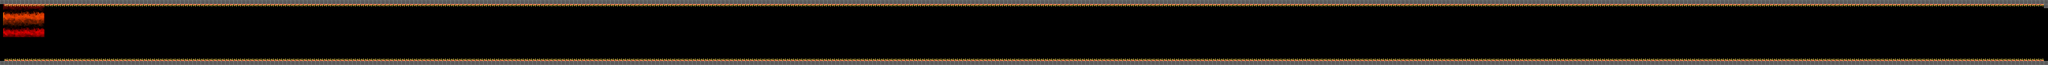

Rendered tile map (Tiled .tmx) drawn with the repository's tilesets; below, a short description and the map source with its tile grids summarised:
An orthogonal 500x16 tile map with 16x16 px tiles, 1 tile layer (edge tiles), 4 image layers and 253 objects (137x EnemyPig, 64x Crab3, 27x EnemyBoomer, 12x EnemyMeat, 4x Bomb, ...).

<map version="1.0" tiledversion="v1.0.3-399-ge7b903e" orientation="orthogonal" renderorder="right-down" width="500" height="16" tilewidth="16" tileheight="16" infinite="0" nextobjectid="525">
 <tileset firstgid="1" name="tilemap" tilewidth="16" tileheight="16" tilecount="256" columns="16">
  <image source="../image/tilemap.png" width="256" height="256" />
 </tileset>
 <imagelayer name="Parallax_layer1" opacity="0.3" offsetx="8" offsety="333">
  <image source="../image/bg26.png" width="160" height="144" />
  <properties>
   <property name="ratio" value="1" />
  </properties>
 </imagelayer>
 <imagelayer name="Parallax_layer2" offsetx="12" offsety="2">
  <image source="../image/bg26b.png" width="160" height="144" />
  <properties>
   <property name="ratio" type="float" value="0.5" />
  </properties>
 </imagelayer>
 <imagelayer name="Parallax_layer3" opacity="0.3" offsetx="16" offsety="3">
  <image source="../image/bg26.png" width="160" height="144" />
  <properties>
   <property name="ratio" value="1.44" />
  </properties>
 </imagelayer>
 <imagelayer name="Parallax_layer4" opacity="0.3" offsetx="13" offsety="0">
  <image source="../image/bg26.png" width="160" height="144" />
  <properties>
   <property name="ratio" value="1.13" />
  </properties>
 </imagelayer>
 <objectgroup name="entities">
  <object id="1" name="Player" x="28.5" y="67" width="16" height="16" />
  <object id="96" name="Path" type="EnemyBasic" x="810.657" y="119.266">
   <polyline points="3.33333,-53.3333 -34.1033,-9.82786 -132.092,-0.195592" />
  </object>
  <object id="97" name="Path" type="EnemyBoomer" x="1713.88" y="107.837">
   <polyline points="3.33333,-53.3333 -22,-30 -160.333,-16.3333" />
  </object>
  <object id="98" name="Bear3" type="EnemyBoomer" x="2701.57" y="135.457">
   <polyline points="-45.9597,71.1965 -68.6987,-0.164743 -166.819,30.3654" />
  </object>
  <object id="198" name="Path" type="EnemyBoomer" x="3937.07" y="167.095">
   <polyline points="0,0 -166,1" />
  </object>
  <object id="228" name="Path" type="EnemyBird" x="819.375" y="191.106" rotation="56">
   <polyline points="0,0 -185.007,0" />
  </object>
  <object id="240" name="Path" type="EnemyBoomer" x="2079.2" y="175.523">
   <polyline points="0,0 -130.82,0" />
  </object>
  <object id="241" name="Path" type="EnemyBoomer" x="1735.57" y="164.943">
   <polyline points="0,0 -119.797,0" />
  </object>
  <object id="242" name="Path" type="EnemyTank" x="4896.56" y="173.918">
   <polyline points="0,0 -133.025,0" />
  </object>
  <object id="273" name="LevelChanger" x="7837.74" y="18.6607" width="139.335" height="219.785">
   <properties>
    <property name="nextLevel" value="27finalboss18" />
   </properties>
  </object>
  <object id="275" name="Bomb" x="905.52" y="57.0179" width="11.5" height="11" />
  <object id="276" name="Bomb" x="513.294" y="157.477" width="11.5" height="11" />
  <object id="277" name="Bomb" x="1374.1" y="119.754" width="11.5" height="11" />
  <object id="278" name="Bomb" x="3467.49" y="75.6816" width="11.5" height="11" />
  <object id="279" name="Crab3" x="721.566" y="195.962">
   <polyline points="0,0 -55.9725,0" />
  </object>
  <object id="280" name="Crab3" x="761.272" y="207.608">
   <polyline points="0,0 -31.806,0" />
  </object>
  <object id="281" name="Crab3" x="738.303" y="202.013">
   <polyline points="0,0 -40.7443,0" />
  </object>
  <object id="283" name="Crab3" x="842.51" y="197.822">
   <polyline points="0,0 -49.0205,0" />
  </object>
  <object id="284" name="Crab3" x="823.276" y="202.664">
   <polyline points="0,0 -61.2694,0" />
  </object>
  <object id="285" name="Crab3" x="951.705" y="209.723">
   <polyline points="0,0 -62.2625,0" />
  </object>
  <object id="286" name="Crab3" x="979.942" y="204.779">
   <polyline points="0,0 -57.9589,0" />
  </object>
  <object id="287" name="Crab3" x="920.459" y="204.128">
   <polyline points="0,0 -62.9246,0" />
  </object>
  <object id="288" name="Crab3" x="1023.01" y="199.937">
   <polyline points="0,0 -69.5456,0" />
  </object>
  <object id="289" name="Crab3" x="880.218" y="198.077">
   <polyline points="0,0 -54.6484,0" />
  </object>
  <object id="290" name="Crab3" x="1070.1" y="207.315">
   <polyline points="0,0 -61.2694,0" />
  </object>
  <object id="291" name="Crab3" x="1221.83" y="205.503">
   <polyline points="0,0 -139.728,0" />
  </object>
  <object id="292" name="Crab3" x="1157.38" y="204.852">
   <polyline points="0,0 -139.728,0" />
  </object>
  <object id="293" name="Crab3" x="1253.32" y="200.661">
   <polyline points="0,0 -139.728,0" />
  </object>
  <object id="294" name="Crab3" x="1067.81" y="198.801">
   <polyline points="0,0 -82.1255,0" />
  </object>
  <object id="295" name="Crab3" x="1308.29" y="208.588">
   <polyline points="0,0 -139.728,0" />
  </object>
  <object id="296" name="Crab3" x="1381.56" y="206.776">
   <polyline points="0,0 -139.728,0" />
  </object>
  <object id="297" name="Crab3" x="1317.11" y="206.125">
   <polyline points="0,0 -139.728,0" />
  </object>
  <object id="298" name="Crab3" x="1413.05" y="201.934">
   <polyline points="0,0 -139.728,0" />
  </object>
  <object id="299" name="Crab3" x="1285.15" y="200.074">
   <polyline points="0,0 -139.728,0" />
  </object>
  <object id="300" name="Crab3" x="1698.55" y="212.761">
   <polyline points="0,0 -139.728,0" />
  </object>
  <object id="301" name="Crab3" x="1731.09" y="207.817">
   <polyline points="0,0 -139.728,0" />
  </object>
  <object id="302" name="Crab3" x="1666.64" y="207.166">
   <polyline points="0,0 -139.728,0" />
  </object>
  <object id="303" name="Crab3" x="1762.58" y="202.975">
   <polyline points="0,0 -139.728,0" />
  </object>
  <object id="304" name="Crab3" x="1634.68" y="201.115">
   <polyline points="0,0 -139.728,0" />
  </object>
  <object id="305" name="Crab3" x="1817.55" y="211.538">
   <polyline points="0,0 -139.728,0" />
  </object>
  <object id="306" name="Crab3" x="1890.82" y="209.727">
   <polyline points="0,0 -139.728,0" />
  </object>
  <object id="307" name="Crab3" x="1826.37" y="209.076">
   <polyline points="0,0 -139.728,0" />
  </object>
  <object id="308" name="Crab3" x="1922.31" y="204.885">
   <polyline points="0,0 -139.728,0" />
  </object>
  <object id="309" name="Crab3" x="1794.41" y="203.025">
   <polyline points="0,0 -139.728,0" />
  </object>
  <object id="310" name="Crab3" x="1977.13" y="211.892">
   <polyline points="0,0 -139.728,0" />
  </object>
  <object id="311" name="Crab3" x="2050.4" y="210.081">
   <polyline points="0,0 -139.728,0" />
  </object>
  <object id="312" name="Crab3" x="1985.95" y="209.43">
   <polyline points="0,0 -139.728,0" />
  </object>
  <object id="313" name="Crab3" x="2081.89" y="205.239">
   <polyline points="0,0 -139.728,0" />
  </object>
  <object id="314" name="Crab3" x="1953.99" y="203.379">
   <polyline points="0,0 -139.728,0" />
  </object>
  <object id="315" name="Crab3" x="4133.84" y="195.391">
   <polyline points="0,0 -139.728,0" />
  </object>
  <object id="316" name="Crab3" x="4166.38" y="190.447">
   <polyline points="0,0 -139.728,0" />
  </object>
  <object id="317" name="Crab3" x="4101.93" y="189.796">
   <polyline points="0,0 -139.728,0" />
  </object>
  <object id="318" name="Crab3" x="4197.87" y="185.605">
   <polyline points="0,0 -139.728,0" />
  </object>
  <object id="319" name="Crab3" x="4069.97" y="183.745">
   <polyline points="0,0 -139.728,0" />
  </object>
  <object id="320" name="Crab3" x="4294.4" y="196.716">
   <polyline points="0,0 -139.728,0" />
  </object>
  <object id="321" name="Crab3" x="4326.94" y="191.772">
   <polyline points="0,0 -139.728,0" />
  </object>
  </objectgroup>
 <layer name="edge tiles" width="500" height="16">
  <data>[8000 cells, 1997 non-empty, 2 distinct tile ids]</data>
 </layer>
 <objectgroup color="#ff0000" name="collision layer" opacity="0.79">
  <!-- 4 objects omitted --></objectgroup>
</map>
<!-- 197 of 253 objects omitted -->
